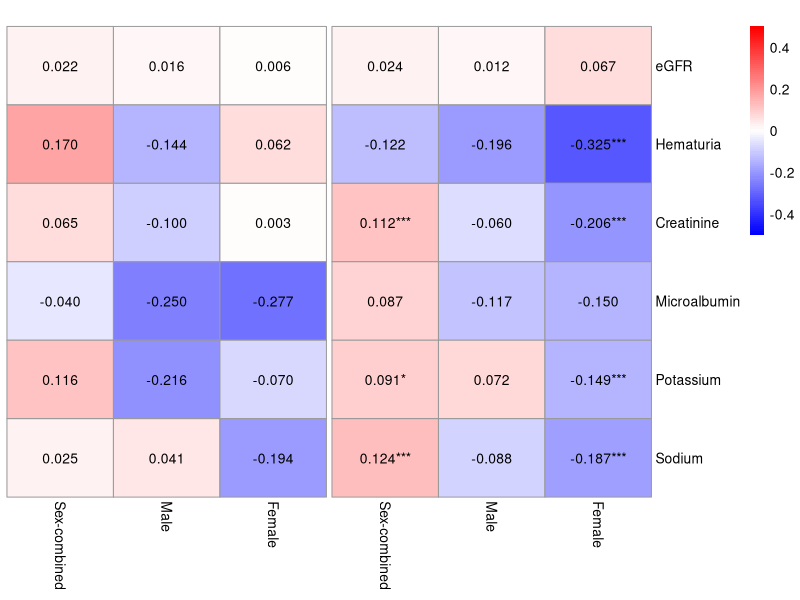
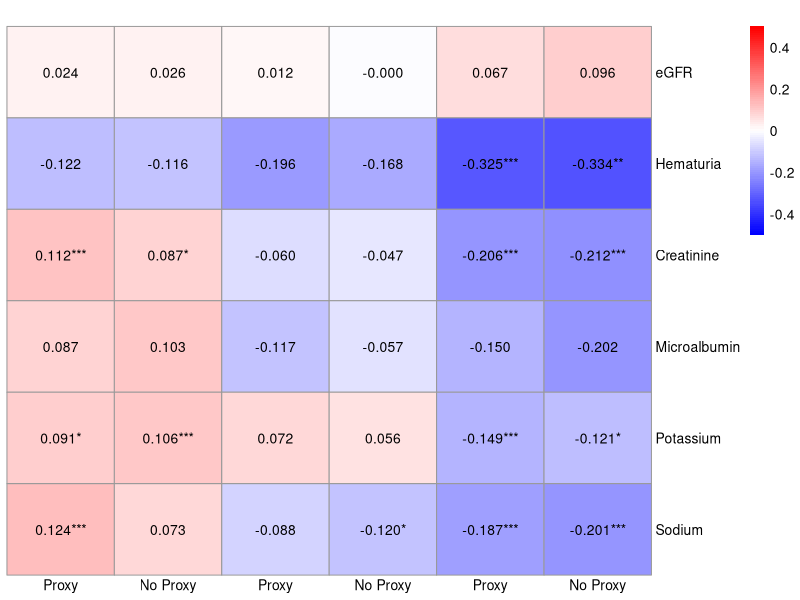

Source code (R) for these figures, in order:
# Install required packages if not already installed
# install.packages("pheatmap")

# Load the pheatmap package
library(pheatmap)
library(reshape2)
library(grid)  

# Create the dataframe for AD/PD heatmap
data <- data.frame(
  Disease = c("AD_sexcombined", "AD_sexcombined", "AD_sexcombined", "AD_sexcombined", "AD_sexcombined", "AD_sexcombined",
              "AD_male", "AD_male", "AD_male", "AD_male", "AD_male", "AD_male",
              "AD_female", "AD_female", "AD_female", "AD_female", "AD_female", "AD_female",
              "PD_sexcombined", "PD_sexcombined", "PD_sexcombined", "PD_sexcombined", "PD_sexcombined", "PD_sexcombined",
              "PD_male", "PD_male", "PD_male", "PD_male", "PD_male", "PD_male",
              "PD_female", "PD_female", "PD_female", "PD_female", "PD_female", "PD_female"),
  Traits = c("Hematuria", "Microalbumin", "Creatinine", "Potassium", "Sodium", "eGFR",
             "Hematuria", "Microalbumin", "Creatinine", "Potassium", "Sodium", "eGFR",
             "Hematuria", "Microalbumin", "Creatinine", "Potassium", "Sodium", "eGFR",
             "Hematuria", "Microalbumin", "Creatinine", "Potassium", "Sodium", "eGFR",
             "Hematuria", "Microalbumin", "Creatinine", "Potassium", "Sodium", "eGFR",
             "Hematuria", "Microalbumin", "Creatinine", "Potassium", "Sodium", "eGFR"),
  Rg = c(0.1702, -0.0401, 0.0651, 0.1156, 0.0245, 0.0222,
         -0.1443, -0.2499, -0.0995, -0.216, 0.0408, 0.0158,
         0.0624, -0.2769, 0.0034, -0.0705, -0.1937, 0.0059,
         -0.1218, 0.0873, 0.1124, 0.0915, 0.1238, 0.0236,
         -0.1959, -0.1173, -0.0601, 0.0725, -0.0878, 0.012,
         -0.3245, -0.1497, -0.2061, -0.1495, -0.1869, 0.0668),
  P_value = c(0.1444, 0.7217, 0.2199, 0.0763, 0.6343, 0.6867,
              0.6121, 0.4076, 0.4931, 0.2463, 0.7852, 0.9005,
              0.7705, 0.3427, 0.9714, 0.53305, 0.0757, 0.94,
              0.0991, 0.2253, 0.0014, 0.0208, 0.0009, 0.4872,
              0.1071, 0.2959, 0.2312, 0.2891, 0.0909, 0.8002,
              0.0056, 0.4406, 0.0003, 0.0077, 0.0004, 0.213)
)

# Remove rows with missing Rg values
data <- data[!is.na(data$Rg), ]

# Add significance asterisks based on P_value
data$Significance <- ifelse(data$P_value < 0.008, "***", 
                            ifelse(data$P_value < 0.01, "**", 
                                   ifelse(data$P_value < 0.05, "*", "")))

# Reshape the data into a matrix for pheatmap
heatmap_data <- reshape2::acast(data, Traits ~ Disease, value.var = "Rg")
significance_data <- acast(data, Traits ~ Disease, value.var = "Significance")

# Reorder the traits and diseases
ordered_traits <- c("eGFR", "Hematuria", "Creatinine", "Microalbumin", "Potassium", "Sodium")
ordered_diseases <- c("AD_sexcombined", "AD_male", "AD_female", "PD_sexcombined", "PD_male", "PD_female")

# Ensure columns are in the correct order
heatmap_data <- heatmap_data[ordered_traits, ordered_diseases]
significance_data <- significance_data[ordered_traits, ordered_diseases]

# Define a color palette with 0 as white, negative values as blue, and positive as red
color_palette <- colorRampPalette(c("blue", "white", "red"))(100)

# Function for displaying numbers with significance
custom_display <- function(values, significance) {
  matrix(sprintf("%.3f%s", values, significance), nrow = nrow(values), dimnames = dimnames(values))
}

# Set a fixed range for the legend
fixed_range <- 0.5

# Create the heatmap
pheatmap(heatmap_data, 
         cluster_rows = FALSE, 
         cluster_cols = FALSE, 
         display_numbers = custom_display(heatmap_data, significance_data), 
         color = color_palette, 
         breaks = seq(-fixed_range, fixed_range, length.out = 101), 
         number_color = "black",
         gaps_col = c(3),
         labels_col = c("Sex-combined", "Male", "Female", "Sex-combined", "Male", "Female"),  #Change the labels for different data used
         main = " ",
         fontsize_number = 10)

### Heatmap for PD with and No proxy

# Create the data frame for PD and No Proxy PD
data <- data.frame(
  Disease = c("PD_sexcombined", "PD_sexcombined", "PD_sexcombined", "PD_sexcombined", "PD_sexcombined", "PD_sexcombined",
              "NP_PD_sexcombined", "NP_PD_sexcombined", "NP_PD_sexcombined", "NP_PD_sexcombined", "NP_PD_sexcombined", "NP_PD_sexcombined",
              "PD_male", "PD_male", "PD_male", "PD_male", "PD_male", "PD_male",
              "NP_PD_male", "NP_PD_male", "NP_PD_male", "NP_PD_male", "NP_PD_male", "NP_PD_male",
              "PD_female", "PD_female", "PD_female", "PD_female", "PD_female", "PD_female",
              "NP_PD_female", "NP_PD_female", "NP_PD_female", "NP_PD_female", "NP_PD_female", "NP_PD_female"),
  Traits = c(rep(c("Creatinine", "eGFR", "Hematuria", "Microalbumin", "Potassium", "Sodium"), 6)),
  Rg = c(0.1124, 0.0236, -0.1218, 0.0873, 0.0915, 0.1238,  # PD_sexcombined
         0.0871, 0.0262, -0.1160, 0.1027, 0.1062, 0.0726,  # No_proxy_PD_sexcombined
         -0.0601, 0.012, -0.1959, -0.1173, 0.0725, -0.0878,  # PD_male
         -0.0466, -0.0003, -0.1681, -0.0573, 0.0557, -0.1197,  # No_proxy_PD_male
         -0.2061, 0.0668, -0.3245, -0.1497, -0.1495, -0.1869,  # PD_female
         -0.2125, 0.0955, -0.3343, -0.2015, -0.1214, -0.2013),  # No_proxy_PD_female
  P_value = c(0.0014, 0.4872, 0.0991, 0.2253, 0.0208, 0.0009,  # PD_sexcombined
              0.0115, 0.419, 0.1501, 0.1376, 0.0066, 0.0545,  # No_proxy_PD_sexcombined
              0.2312, 0.8002, 0.1071, 0.2959, 0.2891, 0.0909,  # PD_male
              0.3881, 0.995, 0.1742, 0.6188, 0.4405, 0.0326,  # No_proxy_PD_male
              0.0003, 0.213, 0.0056, 0.4406, 0.0077, 0.0004,  # PD_female
              0.0004, 0.1009, 0.0092, 0.3709, 0.0446, 9.8933e-05)  # No_proxy_PD_female
)

# Remove rows with missing Rg values
data <- data[!is.na(data$Rg), ]

# Add significance asterisks based on P_value
data$Significance <- ifelse(data$P_value < 0.008, "***", 
                            ifelse(data$P_value < 0.01, "**", 
                                   ifelse(data$P_value < 0.05, "*", "")))

# Reshape the data into a matrix for pheatmap
heatmap_data <- acast(data, Traits ~ Disease, value.var = "Rg")
significance_data <- acast(data, Traits ~ Disease, value.var = "Significance")

# Reorder the diseases and traits in the desired order
ordered_traits <- c("eGFR", "Hematuria", "Creatinine", "Microalbumin", "Potassium", "Sodium")
ordered_diseases <- c("PD_sexcombined", "NP_PD_sexcombined", "PD_male", "NP_PD_male", "PD_female", "NP_PD_female")

# Ensure columns are in the correct order
heatmap_data <- heatmap_data[ordered_traits, ordered_diseases]
significance_data <- significance_data[ordered_traits, ordered_diseases]

# Define a color palette with 0 as white, negative values as blue, and positive as red
color_palette <- colorRampPalette(c("blue", "white", "red"))(100)

fixed_range <- 0.50

custom_display <- function(values, significance) {
  # Combine the values and significance annotations
  formatted_data <- matrix(sprintf("%.3f%s", values, significance), 
                           nrow = nrow(values), 
                           dimnames = dimnames(values))
  return(formatted_data)
}

# Create heatmap
pheatmap(heatmap_data, 
         cluster_rows = FALSE, 
         cluster_cols = FALSE, 
         display_numbers = custom_display(heatmap_data, significance_data), 
         color = color_palette, 
         breaks = seq(-fixed_range, fixed_range, length.out = 101), 
         fontsize_number = 10,
         number_color = "black",  # Set number color to black
         labels_col = c("Proxy", "No Proxy", "Proxy", "No Proxy", "Proxy", "No Proxy"), # Add the custom labels for columns
         angle_col = 0,
         main = " "
)
